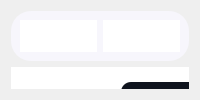
         <widget class="QWidget" name="page_2">
          <layout class="QVBoxLayout" name="verticalLayout_2">
           <item>
            <widget class="QWidget" name="others" native="true">
             <property name="maximumSize">
              <size>
               <width>16777215</width>
               <height>285</height>
              </size>
             </property>
             <property name="styleSheet">
              <string notr="true">background-color:#F7F6FC   ; 
border-radius:20px ; 
</string>
             </property>
             <layout class="QHBoxLayout" name="horizontalLayout_2">
              <item>
               <widget class="QWidget" name="widget_2" native="true">
                <property name="styleSheet">
                 <string notr="true">background-color:white ; </string>
                </property>
               </widget>
              </item>
              <item>
               <widget class="QWidget" name="donut" native="true">
                <property name="maximumSize">
                 <size>
                  <width>320</width>
                  <height>16777215</height>
                 </size>
                </property>
                <property name="styleSheet">
                 <string notr="true">background-color:white ; </string>
                </property>
                <layout class="QHBoxLayout" name="horizontalLayout_4">
                 <item>
                  <layout class="QHBoxLayout" name="horizontalLayout_3">
                   <item>
                    <widget class="QLabel" name="username_2">
                     <property name="styleSheet">
                      <string notr="true">#username {
	background-color:transparent ; 
	color:black ; 
	font-size:13px ; 
}</string>
                     </property>
                     <property name="text">
                      <string/>
                     </property>
                    </widget>
                   </item>
                  </layout>
                 </item>
                </layout>
               </widget>
              </item>
             </layout>
            </widget>
           </item>
           <item>
            <widget class="QWidget" name="table" native="true">
             <property name="styleSheet">
              <string notr="true">background-color:white ; 
border-radius:20px ; 
</string>
             </property>
             <widget class="QTableView" name="tableView">
              <property name="geometry">
               <rect>
                <x>40</x>
                <y>80</y>
                <width>731</width>
                <height>171</height>
               </rect>
              </property>
              <property name="cursor" stdset="0">
               <cursorShape>PointingHandCursor</cursorShape>
              </property>
              <property name="styleSheet">
               <string notr="true">QTableView {
    color: black;
    gridline-color: black;
    border-color: rgb(242, 128, 133);
    font: 10px;
	selection-background-color:#4AC7EA ;
}
QHeaderView::section {
    background-color: #0F141E;
    color: white;
    height: 35px;
    font: 14px;
}
</string>
              </property>
              <property name="verticalScrollBarPolicy">
               <enum>Qt::ScrollBarAlwaysOff</enum>
              </property>
              <property name="horizontalScrollBarPolicy">
               <enum>Qt::ScrollBarAlwaysOff</enum>
              </property>
              <property name="sizeAdjustPolicy">
               <enum>QAbstractScrollArea::AdjustToContents</enum>
              </property>
              <property name="editTriggers">
               <set>QAbstractItemView::NoEditTriggers</set>
              </property>
              <property name="showGrid">
               <bool>true</bool>
              </property>
              <property name="gridStyle">
               <enum>Qt::SolidLine</enum>
              </property>
              <property name="sortingEnabled">
               <bool>true</bool>
              </property>
              <attribute name="horizontalHeaderDefaultSectionSize">
               <number>143</number>
              </attribute>
             </widget>
             <widget class="QPushButton" name="add_equipment">
              <property name="geometry">
               <rect>
                <x>20</x>
                <y>20</y>
                <width>21</width>
                <height>21</height>
               </rect>
              </property>
              <property name="cursor">
               <cursorShape>PointingHandCursor</cursorShape>
              </property>
              <property name="styleSheet">
               <string notr="true">#add_equipment {
	image: url(:/plus.svg);
}
#add_equipment::hover {
	image: url(:/plus (1).svg);
}</string>
              </property>
              <property name="text">
               <string/>
              </property>
             </widget>
             <widget class="QLineEdit" name="search_bar_2">
              <property name="geometry">
               <rect>
                <x>540</x>
                <y>15</y>
                <width>191</width>
                <height>31</height>
               </rect>
              </property>
              <property name="cursor">
               <cursorShape>IBeamCursor</cursorShape>
              </property>
              <property name="styleSheet">
               <string notr="true">QLineEdit {
 	background-color:transparent ;
	border-radius:15px ; 
	border:1px solid #BFC9D3; 
	padding : 0 40px 0 10px ; 
} </string>
              </property>
              <property name="placeholderText">
               <string>search by Id/Name</string>
              </property>
             </widget>
             <widget class="QPushButton" name="search_button_2">
              <property name="geometry">
               <rect>
                <x>700</x>
                <y>15</y>
                <width>21</width>
                <height>31</height>
               </rect>
              </property>
              <property name="cursor">
               <cursorShape>PointingHandCursor</cursorShape>
              </property>
              <property name="styleSheet">
               <string notr="true">QPushButton {	
	background-color: transparent ;
	border-radius:20px ; 
	
	image: url(:/search1.svg);
} 

QPushButton::hover {
		
	image: url(:/search2.svg);
}</string>
              </property>
              <property name="text">
               <string/>
              </property>
             </widget>
             <widget class="QPushButton" name="tri">
              <property name="geometry">
               <rect>
                <x>80</x>
                <y>20</y>
                <width>21</width>
                <height>21</height>
               </rect>
              </property>
              <property name="cursor">
               <cursorShape>PointingHandCursor</cursorShape>
              </property>
              <property name="styleSheet">
               <string notr="true">QPushButton {
	image: url(:/filter.svg);
}
QPushButton::hover {
	image: url(:/filter (1).svg);
}</string>
              </property>
              <property name="text">
               <string/>
              </property>
             </widget>
             <widget class="QWidget" name="tri_bar" native="true">
              <property name="enabled">
               <bool>true</bool>
              </property>
              <property name="geometry">
               <rect>
                <x>110</x>
                <y>15</y>
                <width>251</width>
                <height>31</height>
               </rect>
              </property>
              <property name="styleSheet">
               <string notr="true">QWidget {
 	background-color:#0F141E ;
	border-radius:10px ; 
	padding : 0 40px 0 10px ; 
}</string>
              </property>
              <widget class="QRadioButton" name="tri_type">
               <property name="geometry">
                <rect>
                 <x>10</x>
                 <y>5</y>
                 <width>101</width>
                 <height>20</height>
                </rect>
               </property>
               <property name="styleSheet">
                <string notr="true">QRadioButton{
	background-color:transparent ; 
	color:white ; 
	border:0px ; 
	font-weight :bold ; 
}</string>
               </property>
               <property name="text">
                <string>Type</string>
               </property>
               <property name="checkable">
                <bool>true</bool>
               </property>
              </widget>
              <widget class="QRadioButton" name="tri_qnt">
               <property name="geometry">
                <rect>
                 <x>130</x>
                 <y>5</y>
                 <width>121</width>
                 <height>21</height>
                </rect>
               </property>
               <property name="styleSheet">
                <string notr="true">QRadioButton{
	background-color:transparent ; 
	color:white ; 
	border:0px ; 
	font-weight :bold ; 
}</string>
               </property>
               <property name="text">
                <string>Quantity</string>
               </property>
              </widget>
             </widget>
             <widget class="QPushButton" name="pdf">
              <property name="geometry">
               <rect>
                <x>50</x>
                <y>20</y>
                <width>21</width>
                <height>21</height>
               </rect>
              </property>
              <property name="cursor">
               <cursorShape>PointingHandCursor</cursorShape>
              </property>
              <property name="styleSheet">
               <string notr="true">QPushButton {
	image: url(:/download (1).svg);
}
QPushButton::hover {
	
	image: url(:/download.svg);
}</string>
              </property>
              <property name="text">
               <string/>
              </property>
             </widget>
            </widget>
           </item>
          </layout>
         </widget>
